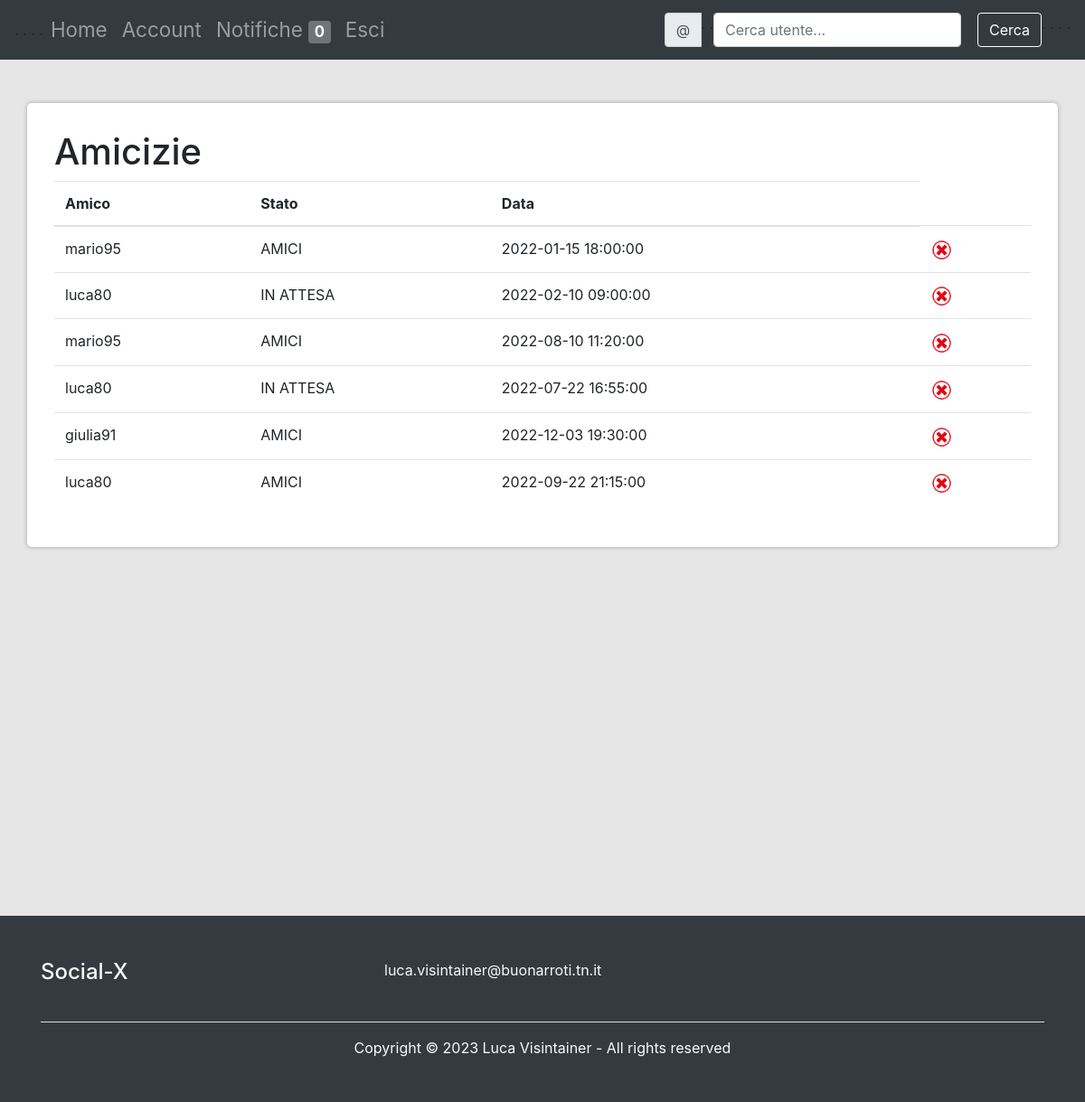
The app's page /php/amicizie.php (signed in) with its own data.
### tables this page shows
CREATE TABLE profilo (
    idProfilo                   INT                 NOT NULL    AUTO_INCREMENT, 
    username                    VARCHAR(20)         NOT NULL    UNIQUE,   
    password                    VARCHAR(255)         NOT NULL ,
    email                       VARCHAR(255)         NOT NULL ,
    dataIscrizione              DATETIME            NOT NULL,
    ultimoAccesso               DATETIME            DEFAULT dataIscrizione,
    biografia                   VARCHAR(255), 
    visibilitaAccount           ENUM('T', 'A') DEFAULT 'T',                 
    indirizzo                   VARCHAR(100),         
    numeroTelefono              VARCHAR(20),
    professione                 VARCHAR(255),
    PRIMARY KEY(idProfilo)
);

### php/query.php (called while the page is built, shortened)
<?php
	function listaAmici($idUtente) {
		include 'connessione.php';
		$query = "SELECT count(*) FROM amicizia WHERE fkProfilo1 = '$idUtente' AND (stato='AMICI' OR stato='IN ATTESA') OR fkProfilo2 = '$idUtente' AND (stato='AMICI' OR stato='IN ATTESA');";
		if ($result = $db_conn->query($query)) {
			if ($result->num_rows > 0) {
				$row = $result->fetch_assoc();
				return $row['count(*)'];
			} else {
				return 0;
			}
		} else {
			return 0;
		}
	}
	function idProfiloToUsername($id){
		include 'connessione.php';
		$query = "SELECT username FROM profilo WHERE idProfilo='$id'";
		if ($result = $db_conn->query($query)) {
			if ($result->num_rows == 1) {
				$row = $result->fetch_assoc();
				return $row['username'];
			} else {
				return "";
			}
		} else {
			return "";
		}
	}
?>

### php/amicizie.php (the view, shortened to what this page needs)
<?php
include 'connessione.php';
include 'query.php';
?>
<!DOCTYPE html>
<html>
<head>
    <link rel="stylesheet" href="https://maxcdn.bootstrapcdn.com/bootstrap/4.5.2/css/bootstrap.min.css">
</head>
<body>
    <?php include 'header.php'; ?>
    <div class="container mt-5" style="padding: 30px; margin-top: 50px; background-color: #fff; border-radius: 5px; box-shadow: 0px 0px 5px rgba(0, 0, 0, 0.3);">
        <h1>Amicizie</h1>
        <table class="table">
            <tbody>
                <?php
                $idUtente = $_SESSION['idProfilo'];
                $arrayAmici = array();
                $stato = array();
                $data = array();
                $query = "SELECT * FROM amicizia WHERE fkProfilo1 = '$idUtente' OR fkProfilo2 = '$idUtente';";
                if ($result = $db_conn->query($query)) {
                    if ($result->num_rows > 0) {
                        while ($row = $result->fetch_assoc()) {
                            if ($row['fkProfilo1'] != $idUtente) {
                                $arrayAmici[] = $row['fkProfilo1'];
                            } else {
                                $arrayAmici[] = $row['fkProfilo2'];
                            }
                            $stato[] = $row['stato'];
                            $data[] = $row['data'];
                        }
                    }
                }
                if (listaAmici($idUtente) == 0) {
                    echo "<br>Non hai amicizie";
                } else {
                    echo "          <thead>
                            <tr>
                                <th>Amico</th>
                                <th>Stato</th>
                                <th>Data</th>
                            </tr>
                            </thead>";
                    for ($i = 0; $i < count($arrayAmici); $i++) {
                        echo "<tr>
                        <td>" . idProfiloToUsername($arrayAmici[$i]) . "</td>
                        <td>" . $stato[$i] . "</td>
                        <td>" . $data[$i] . "</td>
                        <td>
                            <div class='btn-group ml-0' role='group'>
                                <a href='eliminaAmicizia.php?idAmico=".$arrayAmici[$i]."'>
                                    <img src='../img/icone/delete.png' width='25' height='25'>
                                </a>
                            </div>
                        </td>
                     </tr>";
                    }
                }
                ?>
            </tbody>
        </table>
    </div>
    <br><br><br><br><br><br><br><br><br><br><br><br><br><br><br><br><br>
    <?php include 'footer.php'; ?>
</body>
</html>

### php/amicizie.php (style rules this page uses)
body { background-color: #E6E6E6; }

### records on screen
profilo: username "mario95"
profilo: username "luca80"
profilo: username "giulia91"

### other values on screen
$num_notifiche "0"
$stato[$i] "AMICI"
$data[$i] "2022-01-15 18:00:00"
$stato[$i] "IN ATTESA"
$data[$i] "2022-02-10 09:00:00"
$data[$i] "2022-08-10 11:20:00"
$data[$i] "2022-07-22 16:55:00"
$data[$i] "2022-12-03 19:30:00"
$data[$i] "2022-09-22 21:15:00"
